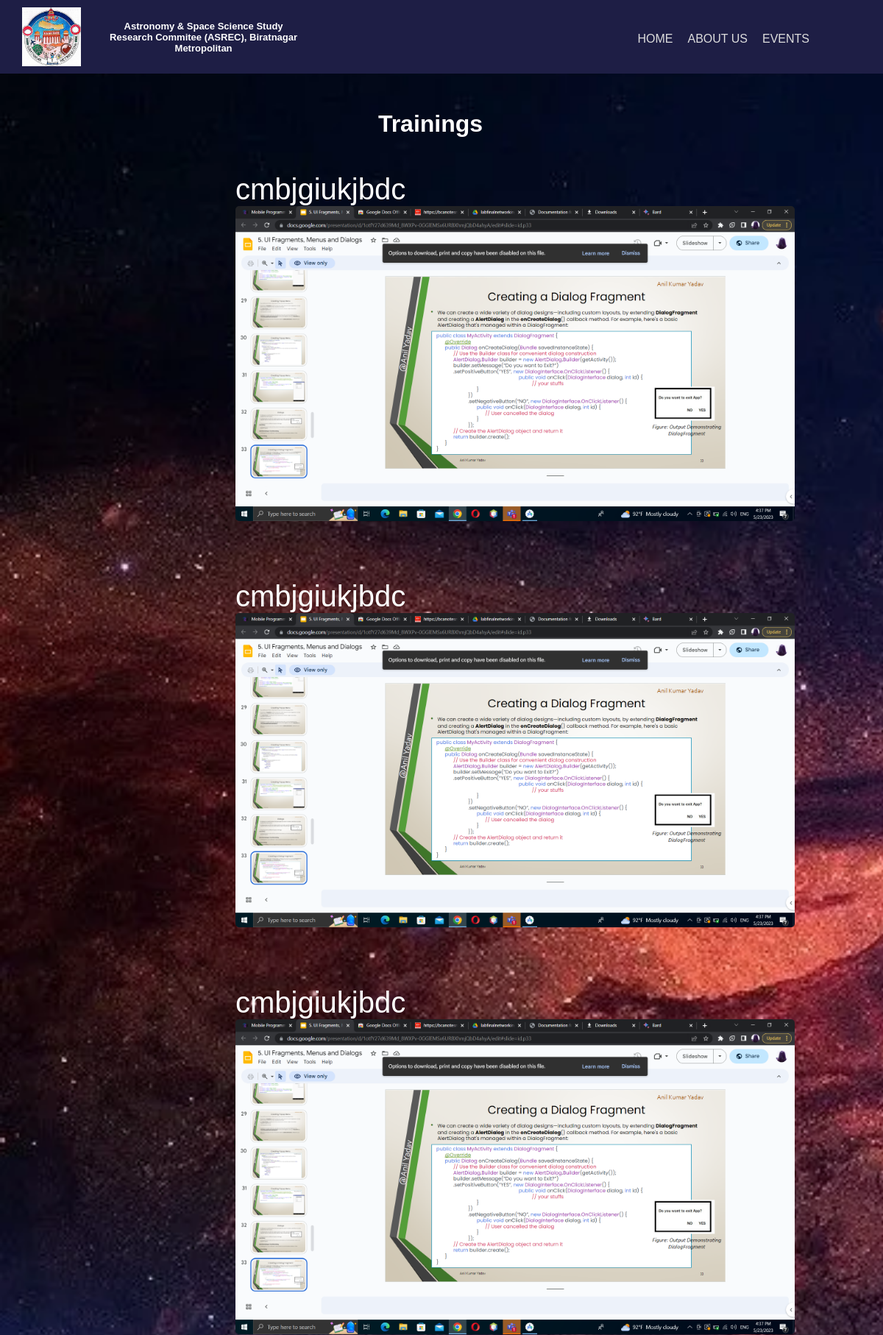
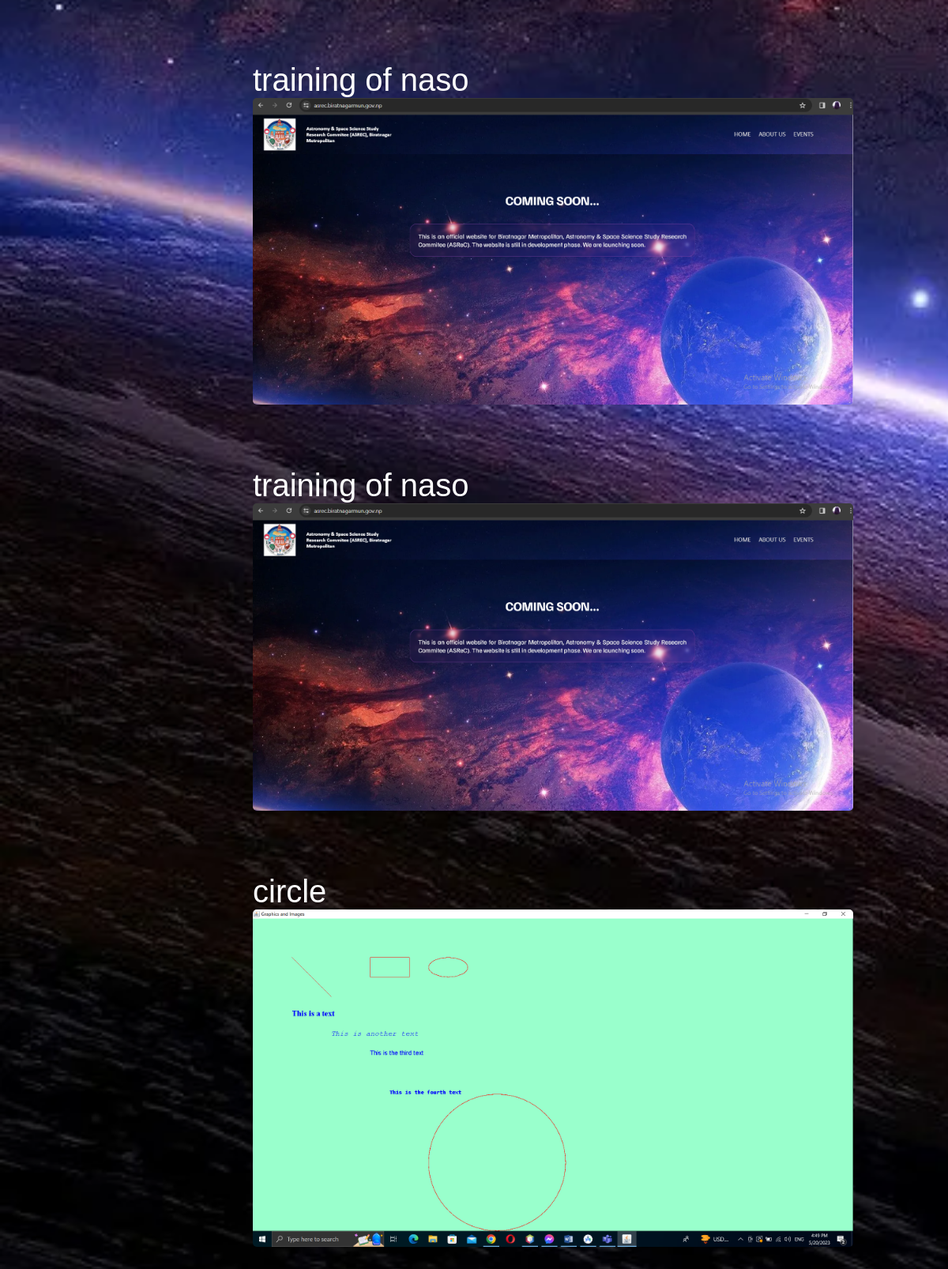
The page /displaytraining/ on the database its author committed (2 pictures, top to bottom).
### app/models.py (models this page shows, shortened)
class Team(models.Model):
    image = models.ImageField(upload_to='team_members/')
    description = models.TextField()

### app/views.py (the view)
# urls.py: path('displaytraining/', views.displayTrainings, name='displayTrainings'),
def displayTrainings(request):
    trainingg=Team.objects.all().order_by('-id')
    return render(request, 'viewtraining.html' , {"trains":trainingg} )

### app/templates/viewtraining.html (shortened to what this page needs)
{% extends 'navigation.html'%}
{% load static %}
{% block body %}
<div class="container mt-5">
    <h1 class="text-success text-center">Trainings</h1>
    <br>
    <div class= "flex-container">
            {% for training in trains %}
            <div class="training-card">
                <p class="training-description">{{ training.description }}</p>
                <img class="training-image" src="{{ training.image.url }}" alt="Training Image">
            </div>
            {% endfor %}
    </div>
    <br/><br/>
</div>
{% endblock %}

### app/static/css/style.css (style rules this page uses)
* { margin: 0; padding: 0; box-sizing: border-box; }
body { font-family: 'Familjen Grotesk', sans-serif; background-image: url("/static/images/planet.webp"); background-size: cover; color: #fff; }
.hydrated { visibility: inherit; }
*, *::before, *::after { margin: 0; padding: 0; box-sizing: border-box; }
img { overflow-clip-margin: content-box; overflow: clip; }
div { display: block; }

### app/static/css/event.css (style rules this page uses)
* { margin: 0; padding: 0; box-sizing: border-box; }

### app/templates/navigation.html (style rules this page uses)
.hydrated { visibility:inherit }
body { font-family: 'Familjen Grotesk', sans-serif; background-image: url("/static/images/planet.webp"); background-repeat: no-repeat; color: #fff; }

### app/templates/viewtraining.html (style rules this page uses)
.container { margin-top: 50px; }
h1 { text-align: center; margin-right: 30px; }
.training-card { margin-left: 300px; width: 800px; margin-bottom: 30px; padding: 20px; border-radius: 5px; }
.training-image { width: 100%; height: auto; border-radius: 5px; }
.training-description { margin-top: 10px; text-align: left; font-size: 40px; }

### rows shown on the page
Team: description "cmbjgiukjbdc", image (picture)
Team: description "cmbjgiukjbdc", image (picture)
Team: description "cmbjgiukjbdc", image (picture)
Team: description "training of naso", image (picture)
Team: description "training of naso", image (picture)
Team: description "circle", image (picture)
